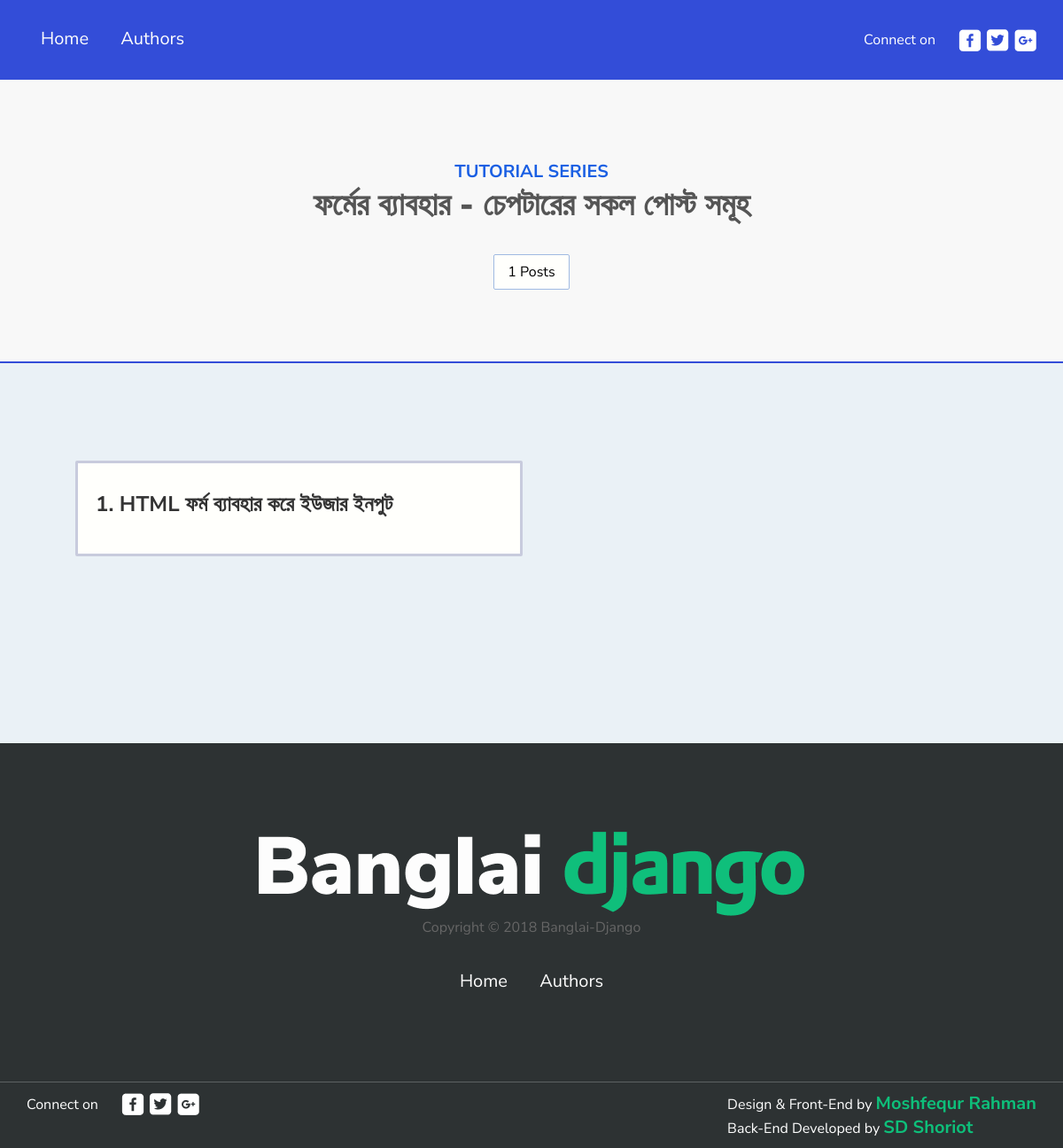
/posts_of_chapter/2, run on an earlier commit of the app's database.
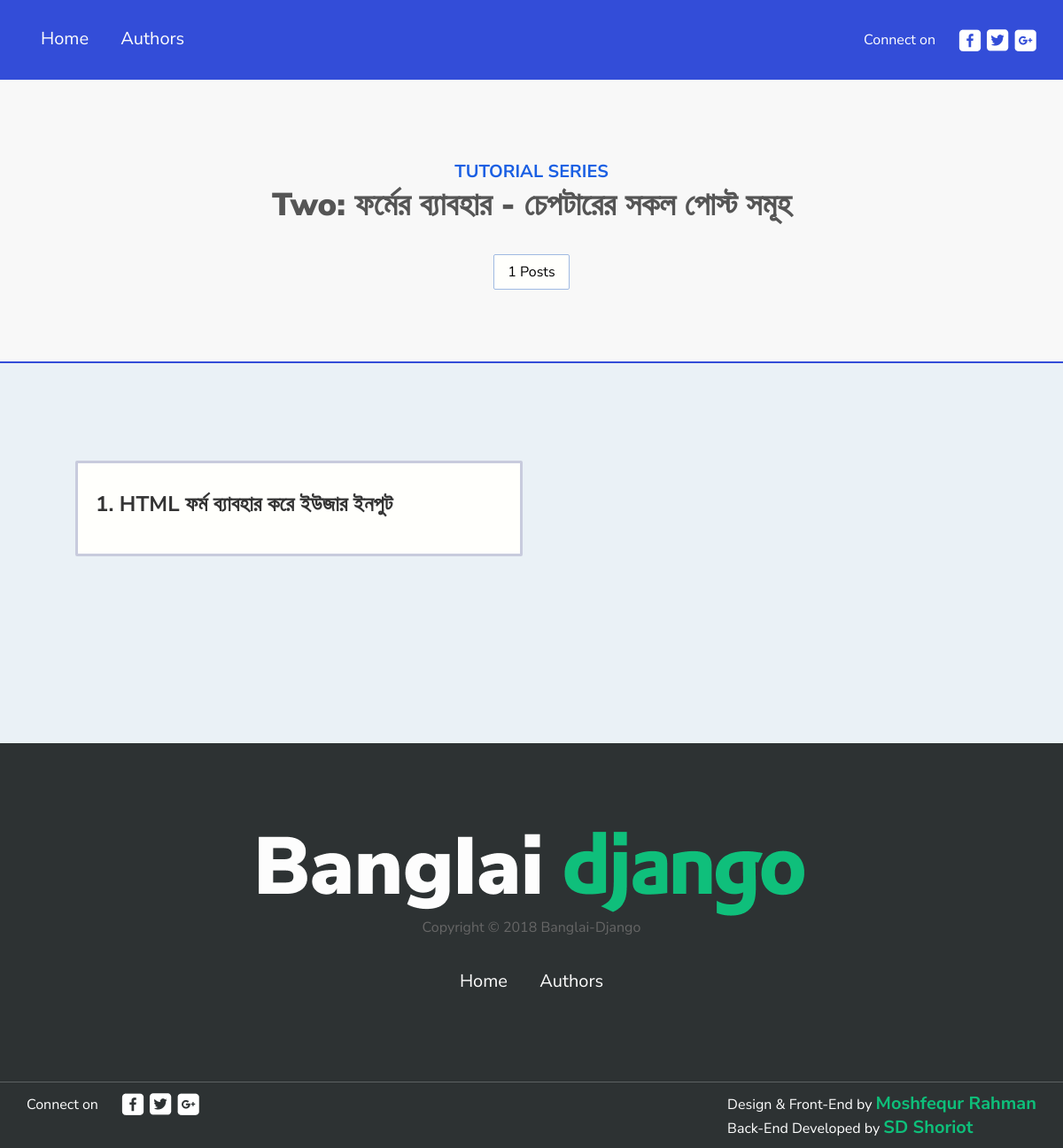
And on a later commit of the database.
### blog/models.py (models this page shows, shortened)
class Chapter(models.Model):
	number = models.IntegerField()
	chapter_name = models.CharField(max_length=150)

### blog/views.py (the view)
# urls.py: path('posts_of_chapter/<int:pk>', posts_of_chapter, name='posts_of_chapter'),
def posts_of_chapter(request, pk):
	chapter = get_object_or_404(Chapter, pk=pk)
	post = Post.objects.filter(chapter=chapter, is_draft=False)
	ctx = {'chapter': chapter, 'post': post}
	return render(request, 'blog/posts_of_chapter.html', ctx)

### templates/blog/posts_of_chapter.html (shortened to what this page needs)
{% load static %}
<!DOCTYPE html>
<html lang="en">
  <head>
    <link rel="stylesheet" href="https://stackpath.bootstrapcdn.com/font-awesome/4.7.0/css/font-awesome.min.css">
    <link href="/static/css/main.css" rel="stylesheet">
  </head>
  <body>
    <section class="post-nav">
      <header>
        <nav>
          <div class="nav-links">
            <div class="fixed-sidebar">
              <a href="/">Home</a>
              <a href="{% url 'total_author' %}">Authors</a>
            </div>
          </div>
          <div class="connect">
            <p>Connect on</p>
            <a href="https://www.facebook.com/groups/banglaidjango/"><img src="/static/img/facebook.png" alt=""></a>
            <a href="twitter.com"><img src="/static/img/twitter.png" alt=""></a>
            <a href="google.com"><img src="/static/img/google-plus.png" alt=""></a>
          </div>
        </nav>
      </header>
    </section>
    <section class="series-info">
      <div class="container">
        <h4>Tutorial series</h4>
        <h1>{{ chapter.chapter_name }} - চেপটারের সকল পোস্ট সমূহ</h1>
        <div class="counts">
          <span>{{ post.count }} Posts</span>
        </div>
      </div>
    </section>
    <section class="series-section">
      <div class="container">
        <div class="series-example">
          <div class="posts">
            {% for post in post %}
            <div class="post">
              <div class="post-box">
                <h1><a href="{% url 'post_detail' post.pk %}">{{ post.post_serial_no }}. {{ post.post_title }}</a></h1>
              </div>
            </div>
            {% endfor %}
          </div>
        </div>
      </div>
    </section>
    <footer>
      <div class="container">
        <img src="/static/img/logo.png" alt="">
        <p class="copyright">Copyright © 2018 Banglai-Django</p>
        <div class="nav-links footer-links">
          <a href="/">Home</a>
          <a href="{% url 'total_author' %}">Authors</a>
        </div>
      </div>
    </footer>
    <section class="credit">
      <div class="connect">
        <p>Connect on</p>
        <a href="https://www.facebook.com/groups/banglaidjango/"><img src="/static/img/facebook.png" alt=""></a>
        <a href="twitter.com"><img src="/static/img/twitter.png" alt=""></a>
        <a href="google.com"><img src="/static/img/google-plus.png" alt=""></a>
      </div>
      <div class="made-by">
        <span>Design & Front-End by <a href="https://www.facebook.com/mushfequrr1">Moshfequr Rahman</a></span>
        <span>Back-End Developed by <a href="https://www.facebook.com/shoriot">SD Shoriot</a></span>
      </div>
    </section>
  </body>
</html>

What changed in the data, as far as the page shows it:
changed Chapter: chapter_name "ফর্মের ব্যাবহার" → "Two: ফর্মের ব্যাবহার"
